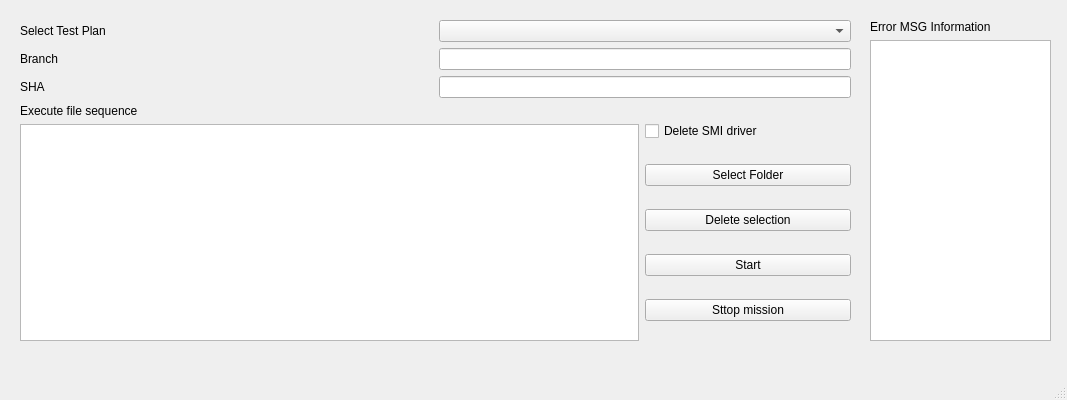
<?xml version="1.0" encoding="UTF-8"?>
<ui version="4.0">
 <class>MainWindow</class>
 <widget class="QMainWindow" name="MainWindow">
  <property name="geometry">
   <rect>
    <x>0</x>
    <y>0</y>
    <width>1067</width>
    <height>400</height>
   </rect>
  </property>
  <property name="minimumSize">
   <size>
    <width>890</width>
    <height>400</height>
   </size>
  </property>
  <property name="windowTitle">
   <string>MainWindow</string>
  </property>
  <widget class="QWidget" name="centralwidget">
   <widget class="QWidget" name="verticalLayoutWidget">
    <property name="geometry">
     <rect>
      <x>20</x>
      <y>20</y>
      <width>831</width>
      <height>321</height>
     </rect>
    </property>
    <layout class="QVBoxLayout" name="verticalLayout" stretch="1,1,1,6">
     <item>
      <layout class="QHBoxLayout" name="horizontalLayout">
       <item>
        <widget class="QLabel" name="label">
         <property name="text">
          <string>Select Test Plan</string>
         </property>
        </widget>
       </item>
       <item>
        <widget class="QComboBox" name="comboBox"/>
       </item>
      </layout>
     </item>
     <item>
      <layout class="QHBoxLayout" name="horizontalLayout_2" stretch="1,1">
       <item>
        <widget class="QLabel" name="label_2">
         <property name="text">
          <string>Branch</string>
         </property>
        </widget>
       </item>
       <item>
        <widget class="QLineEdit" name="lineEdit"/>
       </item>
      </layout>
     </item>
     <item>
      <layout class="QHBoxLayout" name="horizontalLayout_3" stretch="1,1">
       <item>
        <widget class="QLabel" name="label_3">
         <property name="text">
          <string>SHA</string>
         </property>
        </widget>
       </item>
       <item>
        <widget class="QLineEdit" name="lineEdit_2"/>
       </item>
      </layout>
     </item>
     <item>
      <layout class="QHBoxLayout" name="horizontalLayout_4" stretch="3,1">
       <item>
        <layout class="QVBoxLayout" name="verticalLayout_2">
         <item>
          <widget class="QLabel" name="label_4">
           <property name="text">
            <string>Execute file sequence </string>
           </property>
          </widget>
         </item>
         <item>
          <widget class="QListWidget" name="listWidget">
           <property name="dragEnabled">
            <bool>true</bool>
           </property>
           <property name="dragDropMode">
            <enum>QAbstractItemView::DragDrop</enum>
           </property>
           <property name="defaultDropAction">
            <enum>Qt::MoveAction</enum>
           </property>
           <property name="selectionMode">
            <enum>QAbstractItemView::MultiSelection</enum>
           </property>
          </widget>
         </item>
        </layout>
       </item>
       <item>
        <layout class="QVBoxLayout" name="verticalLayout_3">
         <item>
          <widget class="QCheckBox" name="checkBox">
           <property name="text">
            <string>Delete SMI driver</string>
           </property>
          </widget>
         </item>
         <item>
          <widget class="QPushButton" name="pushButton_3">
           <property name="text">
            <string>Select Folder</string>
           </property>
          </widget>
         </item>
         <item>
          <widget class="QPushButton" name="pushButton_2">
           <property name="text">
            <string>Delete selection</string>
           </property>
          </widget>
         </item>
         <item>
          <widget class="QPushButton" name="pushButton">
           <property name="text">
            <string>Start</string>
           </property>
          </widget>
         </item>
         <item>
          <widget class="QPushButton" name="pushButton_4">
           <property name="text">
            <string>Sttop mission</string>
           </property>
          </widget>
         </item>
        </layout>
       </item>
      </layout>
     </item>
    </layout>
   </widget>
   <widget class="QWidget" name="verticalLayoutWidget_2">
    <property name="geometry">
     <rect>
      <x>870</x>
      <y>20</y>
      <width>181</width>
      <height>321</height>
     </rect>
    </property>
    <layout class="QVBoxLayout" name="verticalLayout_4">
     <item>
      <widget class="QLabel" name="label_5">
       <property name="text">
        <string>Error MSG Information</string>
       </property>
      </widget>
     </item>
     <item>
      <widget class="QTextBrowser" name="textBrowser"/>
     </item>
    </layout>
   </widget>
  </widget>
  <widget class="QMenuBar" name="menubar">
   <property name="geometry">
    <rect>
     <x>0</x>
     <y>0</y>
     <width>1067</width>
     <height>20</height>
    </rect>
   </property>
  </widget>
  <widget class="QStatusBar" name="statusbar"/>
 </widget>
 <resources/>
 <connections/>
</ui>
